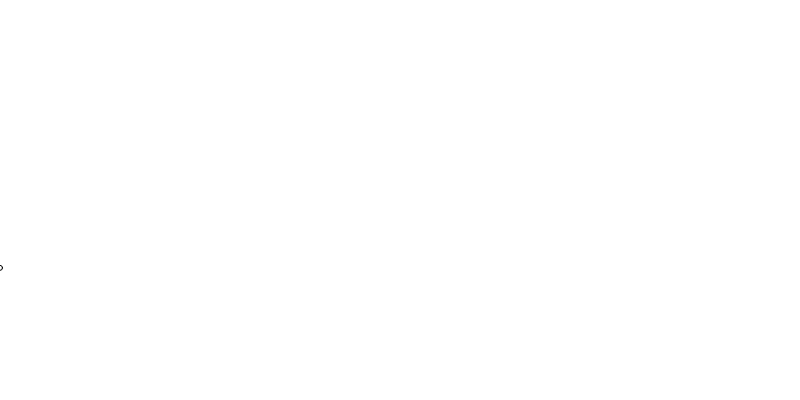
Frame 1 (no input)
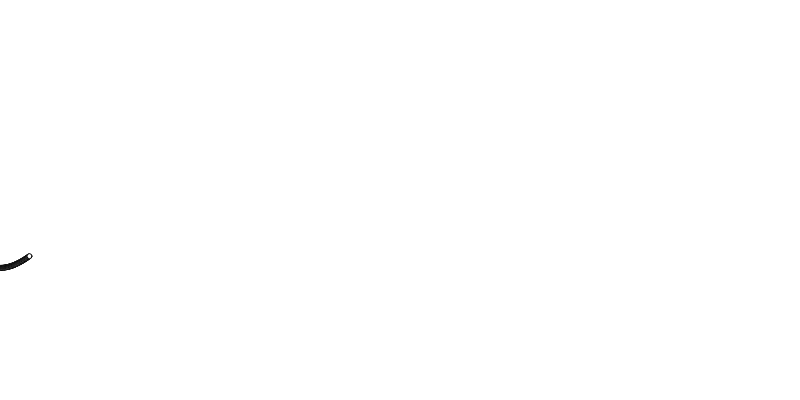
Frame 60 (no input)
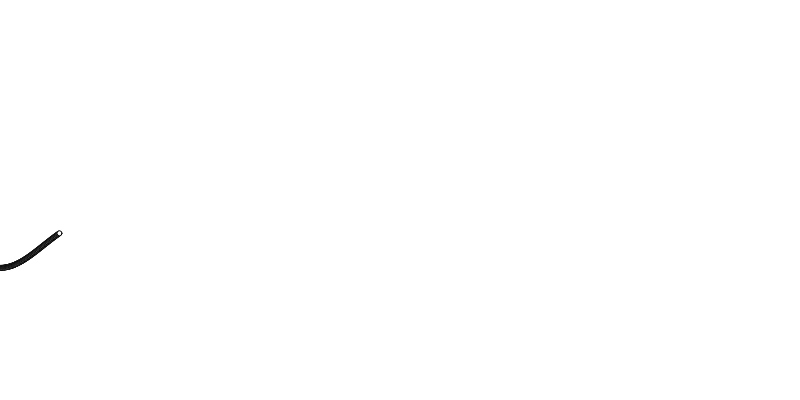
Frame 120 (the mouse pressed at the canvas centre since frame 60)

The p5.js sketch that drew these frames (run headless with seeded random() and noise() and a simulated clock; from frame 60 on, the mouse is pressed at the canvas centre):

// p5.js sketch
// ── sketch.js
function setup() {
	createCanvas(800,400);
}

var t = 0;
var tDelta = 0.001;
var x = 0;
var xDelta = 0.5;

function draw() {
	var n = noise(t);
	// var n = random(0, 1);
	var y = map(n,0,1,0,height);
	ellipse(x,y,5,5);

	t += tDelta;
	x = x+xDelta;

	if (x>width || x < 0) {
		stroke(random(0,256),random(0,256),random(0,256));

		xDelta = xDelta * -1;
		x = x + xDelta;
	}

	console.log(x, xDelta);

}
